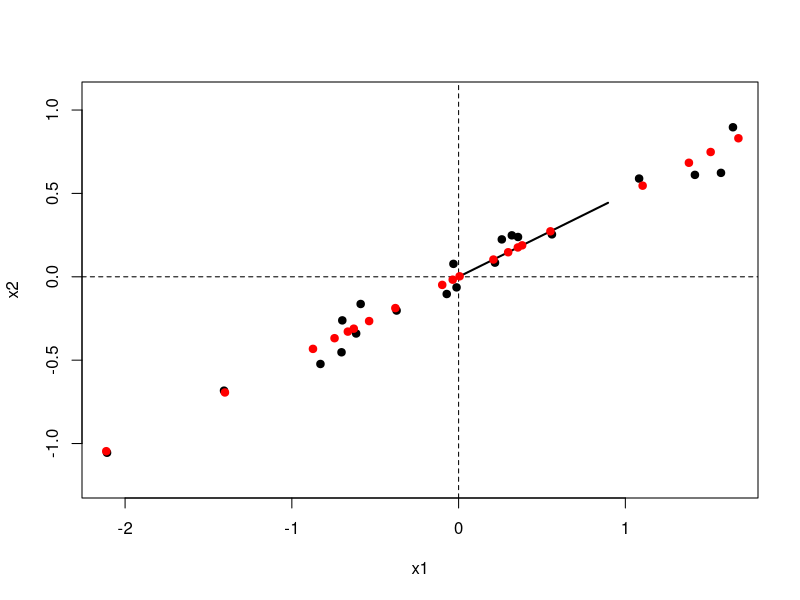

R code for this plot: (Note: this script raises an error after producing the figure.)
## ---- chunk 1
knitr::opts_chunk$set(echo = TRUE)
## ---- chunk 2
set.seed(123)
x1=rnorm(20)
x2=0.5*x1+0.1*rnorm(20)
X=cbind(x1,x2)
X=scale(X,scale=F)
plot(X, asp=1, pch=20, cex=1.5)    ## graphe orthonormé
abline(h=0,lty=2)
abline(v=0,lty=2)
## ---- chunk 3
S=svd(X)
S$v
lines(c(0,S$v[1,1]),y=c(0,S$v[2,1]),lwd=2) # 1er vecteur propre
sum(S$v[,1]^2)
## ---- chunk 4
X1_hat <- (S$u[,1]*S$d[1])%*%t(S$v[,1,drop=FALSE])
X1_hat
points(X1_hat,col="red",pch=20,cex=1.5)
## ---- chunk 5
-sqrt(2.112816129^2+1.045944052^2)
pca=PCA(X,scale=F,gr=F)
pca$ind$coord
## ---- chunk 6
lines(c(0,S$v[1,2]),y=c(0,S$v[2,2]),col="blue")
## ---- chunk 7
valP=S$d
points(S$u%*%diag(valP)%*%t(S$v),col="green",pch=20)
## ---- chunk 8
valP <- c(2,0.32)
points(S$u%*%diag(valP)%*%t(S$v),col="green")
## ---- chunk 9
valP <- c(1,2)
points(S$u%*%diag(valP)%*%t(S$v),col="red")
